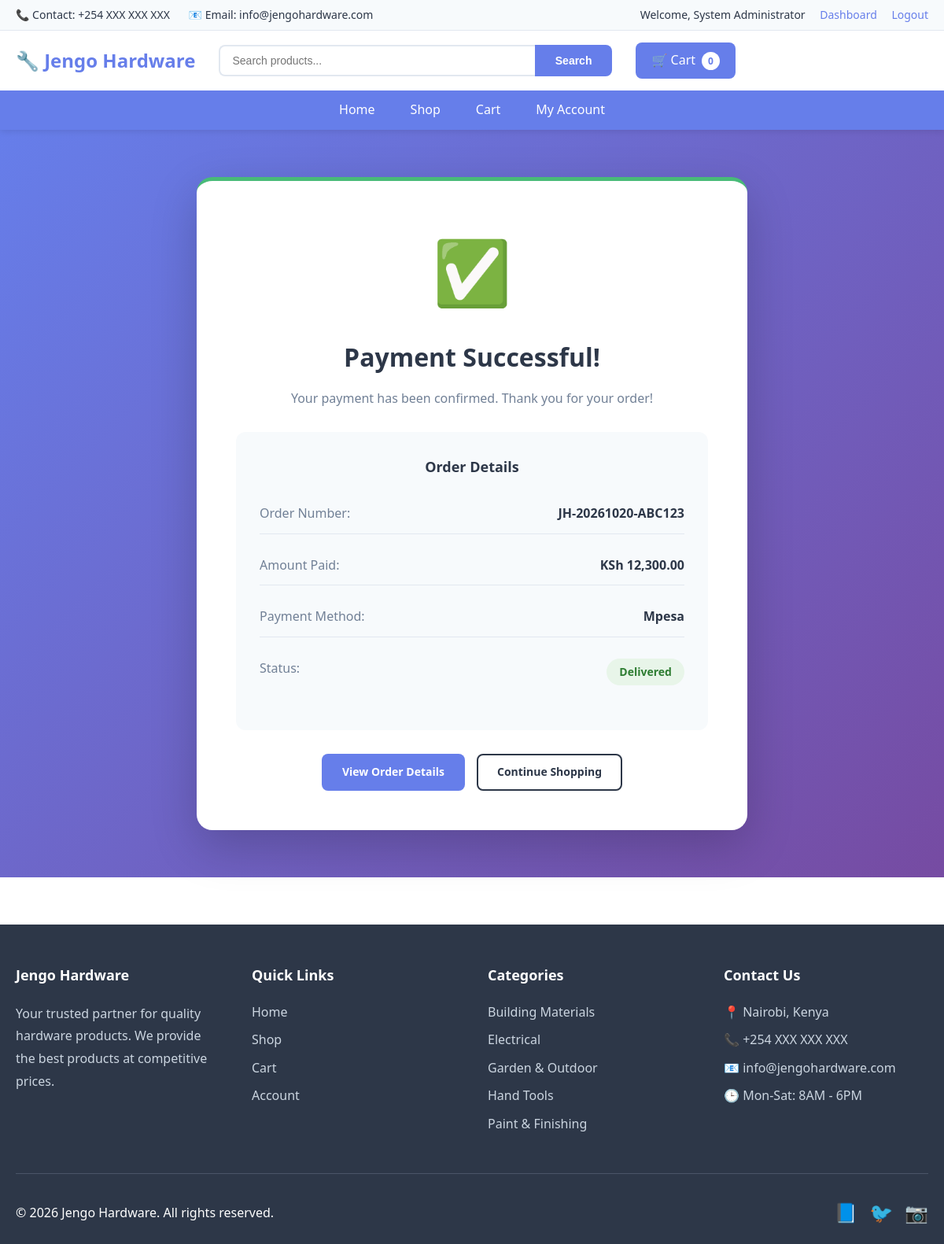
The page /payment-status.php?reference=JH-20261020-ABC123 (signed in) on the database its author committed.
### tables this page shows
CREATE TABLE orders (
    id INT UNSIGNED AUTO_INCREMENT PRIMARY KEY,
    user_id INT UNSIGNED DEFAULT NULL COMMENT 'NULL for guest orders',
    order_number VARCHAR(50) NOT NULL UNIQUE COMMENT 'Human-readable order reference',
    customer_name VARCHAR(100) NOT NULL,
    customer_email VARCHAR(100) NOT NULL,
    customer_phone VARCHAR(20) NOT NULL,
    subtotal DECIMAL(10, 2) NOT NULL COMMENT 'Total before delivery fee',
    delivery_fee DECIMAL(10, 2) NOT NULL DEFAULT 0,
    total_amount DECIMAL(10, 2) NOT NULL COMMENT 'Final amount to pay',
    delivery_method ENUM('pickup', 'standard', 'express') NOT NULL DEFAULT 'pickup',
    payment_method ENUM('mpesa', 'paystack', 'cash') NOT NULL,
    payment_reference VARCHAR(100) DEFAULT NULL COMMENT 'Payment gateway reference',
    shipping_address JSON DEFAULT NULL COMMENT 'Address details for delivery',
    notes TEXT DEFAULT NULL COMMENT 'Customer notes or instructions',
    status ENUM('pending', 'processing', 'shipped', 'delivered', 'cancelled') NOT NULL DEFAULT 'pending',
    payment_status ENUM('pending', 'paid', 'failed', 'refunded') NOT NULL DEFAULT 'pending',
    created_at TIMESTAMP DEFAULT CURRENT_TIMESTAMP,
    updated_at TIMESTAMP DEFAULT CURRENT_TIMESTAMP ON UPDATE CURRENT_TIMESTAMP,
    FOREIGN KEY (user_id) REFERENCES users(id) ON DELETE SET NULL,
    INDEX idx_user (user_id),
    INDEX idx_order_number (order_number),
    INDEX idx_customer_email (customer_email),
    INDEX idx_status (status),
    INDEX idx_payment_status (payment_status),
    INDEX idx_payment_method (payment_method),
    INDEX idx_created_at (created_at),
    INDEX idx_composite_status (status, payment_status)
);

CREATE TABLE categories (
    id INT UNSIGNED AUTO_INCREMENT PRIMARY KEY,
    name VARCHAR(100) NOT NULL UNIQUE,
    description TEXT DEFAULT NULL,
    status ENUM('active', 'inactive') NOT NULL DEFAULT 'active',
    created_at TIMESTAMP DEFAULT CURRENT_TIMESTAMP,
    updated_at TIMESTAMP DEFAULT CURRENT_TIMESTAMP ON UPDATE CURRENT_TIMESTAMP,
    INDEX idx_name (name),
    INDEX idx_status (status)
);

### payment-status.php (the view, shortened to what this page needs)
<?php
try {
    $pdo = new PDO(
        "mysql:host=" . DB_HOST . ";dbname=" . DB_NAME . ";charset=utf8mb4",
        DB_USER,
        DB_PASS,
        [
            PDO::ATTR_ERRMODE => PDO::ERRMODE_EXCEPTION,
            PDO::ATTR_DEFAULT_FETCH_MODE => PDO::FETCH_ASSOC
        ]
    );
} catch (PDOException $e) {
    die("Database connection failed");
}
$order_ref = $_GET['order'] ?? $_GET['reference'] ?? '';
$order = null;
if ($order_ref) {
    $stmt = $pdo->prepare("
        SELECT * FROM orders
        WHERE order_number = ? OR payment_reference = ?
        ORDER BY created_at DESC
        LIMIT 1
    ");
    $stmt->execute([$order_ref, $order_ref]);
    $order = $stmt->fetch();
}
include 'includes/header.php';
?>
<div class="payment-status-page">
    <div class="container">
        <?php if (!$order): ?>
            <div class="status-card error">
                <div class="status-icon">❌</div>
                <h1>Order Not Found</h1>
                <p>We couldn't find an order with reference: <strong><?php echo htmlspecialchars($order_ref); ?></strong></p>
                <div class="status-actions">
                    <a href="shop.php" class="btn btn-primary">Continue Shopping</a>
                    <a href="customer.php" class="btn btn-outline">View My Orders</a>
                </div>
            </div>
        <?php elseif ($order['payment_status'] === 'paid'): ?>
            <div class="status-card success">
                <div class="status-icon">✅</div>
                <h1>Payment Successful!</h1>
                <p>Your payment has been confirmed. Thank you for your order!</p>
                <div class="order-summary">
                    <h3>Order Details</h3>
                    <div class="summary-row">
                        <span>Order Number:</span>
                        <strong><?php echo htmlspecialchars($order['order_number']); ?></strong>
                    </div>
                    <div class="summary-row">
                        <span>Amount Paid:</span>
                        <strong>KSh <?php echo number_format($order['total_amount'], 2); ?></strong>
                    </div>
                    <div class="summary-row">
                        <span>Payment Method:</span>
                        <strong><?php echo ucfirst($order['payment_method']); ?></strong>
                    </div>
                    <div class="summary-row">
                        <span>Status:</span>
                        <span class="status-badge status-<?php echo $order['status']; ?>">
                            <?php echo ucfirst($order['status']); ?>
                        </span>
                    </div>
                </div>
                <div class="status-actions">
                    <a href="order-confirmation.php?order=<?php echo urlencode($order['order_number']); ?>" class="btn btn-primary">View Order Details</a>
                    <a href="shop.php" class="btn btn-outline">Continue Shopping</a>
                </div>
            </div>
        <?php endif; ?>
    </div>
</div>
<?php include 'includes/footer.php'; ?>

### includes/footer.php (shortened to what this page needs)
    </main>
    <footer class="main-footer">
        <div class="footer-content">
            <div class="container">
                <div class="footer-grid">
                    <div class="footer-section">
                        <h3>Jengo Hardware</h3>
                        <p>Your trusted partner for quality hardware products. We provide the best products at competitive prices.</p>
                    </div>
                    <div class="footer-section">
                        <h3>Quick Links</h3>
                        <ul class="footer-links">
                            <li><a href="index.php">Home</a></li>
                            <li><a href="shop.php">Shop</a></li>
                            <li><a href="cart.php">Cart</a></li>
                            <li><a href="auth.php">Account</a></li>
                        </ul>
                    </div>
                    <div class="footer-section">
                        <h3>Categories</h3>
                        <ul class="footer-links">
                            <?php
                            if (isset($pdo)) {
                                $stmt = $pdo->query("SELECT * FROM categories WHERE status = 'active' ORDER BY name LIMIT 5");
                                $footer_categories = $stmt->fetchAll();
                                foreach ($footer_categories as $cat) {
                                    echo '<li><a href="shop.php?category=' . $cat['id'] . '">' . htmlspecialchars($cat['name']) . '</a></li>';
                                }
                            }
                            ?>
                        </ul>
                    </div>
                    <div class="footer-section">
                        <h3>Contact Us</h3>
                        <ul class="footer-contact">
                            <li>📍 Nairobi, Kenya</li>
                            <li>📞 +254 XXX XXX XXX</li>
                            <li>📧 info@jengohardware.com</li>
                            <li>🕒 Mon-Sat: 8AM - 6PM</li>
                        </ul>
                    </div>
                </div>
                <div class="footer-bottom">
                    <p>&copy; <?php echo date('Y'); ?> Jengo Hardware. All rights reserved.</p>
                    <div class="footer-social">
                        <a href="#" aria-label="Facebook">📘</a>
                        <a href="#" aria-label="Twitter">🐦</a>
                        <a href="#" aria-label="Instagram">📷</a>
                    </div>
                </div>
            </div>
        </div>
    </footer>
</body>
</html>

### assets/css/style.css (style rules this page uses)
* { margin: 0; padding: 0; box-sizing: border-box; }
:root { --primary-color: #667eea; --primary-dark: #5568d3; --secondary-color: #764ba2; --success-color: #48bb78; --danger-color: #f56565; --warning-color: #ed8936; --info-color: #4299e1; --dark-color: #2d3748; --light-color: #f7fafc; --border-color: #e2e8f0; --text-color: #2d3748; --text-muted: #718096; --shadow: 0 2px 8px rgba(0, 0, 0, 0.1); --shadow-lg: 0 10px 40px rgba(0, 0, 0, 0.1); --transition: all 0.3s ease; --border-radius: 8px; }
body { font-family: 'Segoe UI', Tahoma, Geneva, Verdana, sans-serif; line-height: 1.6; color: var(--text-color); background-color: #fff; }
a { text-decoration: none; color: inherit; transition: var(--transition); }
ul { list-style: none; }
.container { max-width: 1200px; margin: 0 auto; padding: 0 20px; }
.btn { display: inline-block; padding: 10px 24px; border: 2px solid transparent; border-radius: var(--border-radius); font-weight: 600; text-align: center; cursor: pointer; transition: var(--transition); font-size: 14px; }
.btn-primary { background: var(--primary-color); color: white; }
.btn-outline { background: transparent; border-color: currentColor; }
.summary-row { display: flex; justify-content: space-between; margin-bottom: 15px; font-size: 16px; }
.main-footer { background: var(--dark-color); color: white; padding: 50px 0 20px; margin-top: 60px; }
.footer-grid { display: grid; grid-template-columns: repeat(auto-fit, minmax(250px, 1fr)); gap: 40px; margin-bottom: 40px; }
.footer-section h3 { font-size: 18px; margin-bottom: 20px; }
.footer-section p { color: #cbd5e0; line-height: 1.8; }
.footer-links li { margin-bottom: 10px; }
.footer-links a { color: #cbd5e0; }
.footer-contact li { margin-bottom: 10px; color: #cbd5e0; }
.footer-bottom { display: flex; justify-content: space-between; align-items: center; padding-top: 30px; border-top: 1px solid #4a5568; }
.footer-social { display: flex; gap: 15px; font-size: 24px; }

### payment-status.php (style rules this page uses)
.payment-status-page { padding: 60px 0; background: linear-gradient(135deg, #667eea 0%, #764ba2 100%); min-height: calc(100vh - 400px); }
.status-card { max-width: 700px; margin: 0 auto; background: white; border-radius: 20px; padding: 50px; text-align: center; box-shadow: 0 20px 60px rgba(0, 0, 0, 0.2); }
.status-icon { font-size: 80px; margin-bottom: 20px; animation: scaleIn 0.5s ease-out; }
.status-card h1 { font-size: 32px; margin-bottom: 15px; color: #2d3748; }
.status-card p { font-size: 16px; color: #718096; margin-bottom: 30px; }
.status-card.success { border-top: 5px solid #48bb78; }
.order-summary { background: #f7fafc; border-radius: 12px; padding: 30px; margin: 30px 0; text-align: left; }
.order-summary h3 { font-size: 18px; color: #2d3748; margin-bottom: 20px; text-align: center; }
.summary-row { display: flex; justify-content: space-between; padding: 12px 0; border-bottom: 1px solid #e2e8f0; }
.summary-row:last-child { border-bottom: none; }
.summary-row span { color: #718096; }
.summary-row strong { color: #2d3748; font-weight: 600; }
.status-actions { display: flex; gap: 15px; justify-content: center; flex-wrap: wrap; margin-top: 30px; }
.status-badge { display: inline-block; padding: 6px 16px; border-radius: 20px; font-size: 14px; font-weight: 600; }
.status-badge.status-delivered { background: #e8f5e9; color: #2e7d32; }

### rows shown on the page
orders: order_number "JH-20261020-ABC123", total_amount "12,300.00", payment_method "Mpesa", status "Delivered"
categories: name "Building Materials"
categories: name "Electrical"
categories: name "Garden & Outdoor"
categories: name "Hand Tools"
categories: name "Paint & Finishing"

### other values the page prints
$_SESSION['user_name'] "System Administrator"
$cart_count "0"
